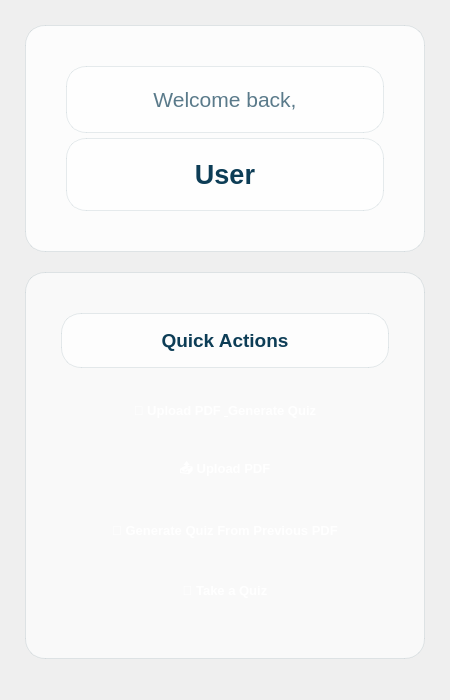
<?xml version="1.0" encoding="UTF-8"?>
<ui version="4.0">
 <class>HomePage</class>
 <widget class="QDialog" name="HomePage">
  <property name="geometry">
   <rect>
    <x>0</x>
    <y>0</y>
    <width>450</width>
    <height>700</height>
   </rect>
  </property>
  <property name="minimumSize">
   <size>
    <width>450</width>
    <height>700</height>
   </size>
  </property>
  <property name="maximumSize">
   <size>
    <width>450</width>
    <height>700</height>
   </size>
  </property>
  <property name="windowTitle">
   <string>Quiz App</string>
  </property>
  <property name="styleSheet">
   <string notr="true">QDialog {
  background: qlineargradient(x1:0, y1:0, x2:0, y2:1,
                              stop:0 #F0F8FF, stop:1 #DFF1FF);
  font-family: 'Segoe UI', Arial, sans-serif;
}
QLabel {
  color: #0D3D56;
}
QPushButton {
  background: qlineargradient(x1:0, y1:0, x2:0, y2:1,
                              stop:0 #4C9CC0, stop:1 #0D3D56);
  color: white;
  border: none;
  border-radius: 12px;
  padding: 12px 20px;
  font-weight: bold;
  font-size: 12px;
  text-align: center;
}
QPushButton:hover {
  background: qlineargradient(x1:0, y1:0, x2:0, y2:1,
                              stop:0 #5FAECE, stop:1 #327A9F);
  transform: translateY(-2px);
}
QPushButton:pressed {
  background: qlineargradient(x1:0, y1:0, x2:0, y2:1,
                              stop:0 #0D3D56, stop:1 #0A2D40);
  transform: translateY(0px);
}
.card-container {
  background: rgba(255, 255, 255, 0.7);
  border-radius: 16px;
  padding: 20px;
  margin: 10px;
  border: 1px solid rgba(13, 61, 86, 0.1);
}</string>
  </property>
  <widget class="QWidget" name="verticalLayoutWidget_Main">
   <property name="geometry">
    <rect>
     <x>25</x>
     <y>25</y>
     <width>400</width>
     <height>897</height>
    </rect>
   </property>
   <layout class="QVBoxLayout" name="mainLayout">
    <property name="spacing">
     <number>20</number>
    </property>
    <property name="leftMargin">
     <number>0</number>
    </property>
    <property name="topMargin">
     <number>0</number>
    </property>
    <property name="rightMargin">
     <number>0</number>
    </property>
    <property name="bottomMargin">
     <number>0</number>
    </property>
    <item>
     <widget class="QFrame" name="headerFrame">
      <property name="styleSheet">
       <string notr="true">QFrame {
  background: rgba(255, 255, 255, 0.8);
  border-radius: 20px;
  padding: 20px;
  border: 1px solid rgba(13, 61, 86, 0.1);
}</string>
      </property>
      <property name="frameShape">
       <enum>QFrame::Shape::StyledPanel</enum>
      </property>
      <layout class="QVBoxLayout" name="headerLayout">
       <property name="spacing">
        <number>15</number>
       </property>
       <property name="leftMargin">
        <number>20</number>
       </property>
       <property name="topMargin">
        <number>20</number>
       </property>
       <property name="rightMargin">
        <number>20</number>
       </property>
       <property name="bottomMargin">
        <number>20</number>
       </property>
       <item>
        <layout class="QVBoxLayout" name="welcomeContainerLayout">
         <property name="spacing">
          <number>5</number>
         </property>
         <item>
          <widget class="QLabel" name="welcomeLabel">
           <property name="font">
            <font>
             <family>Segoe UI</family>
             <pointsize>16</pointsize>
             <bold>false</bold>
            </font>
           </property>
           <property name="styleSheet">
            <string notr="true">color: #5A7A8A; font-weight: 400;</string>
           </property>
           <property name="text">
            <string>Welcome back,</string>
           </property>
           <property name="alignment">
            <set>Qt::AlignmentFlag::AlignCenter</set>
           </property>
          </widget>
         </item>
         <item>
          <widget class="QLabel" name="UsernameTitle">
           <property name="font">
            <font>
             <family>Segoe UI</family>
             <pointsize>20</pointsize>
             <bold>true</bold>
            </font>
           </property>
           <property name="styleSheet">
            <string notr="true">color: #0D3D56; font-weight: 700;</string>
           </property>
           <property name="text">
            <string>User</string>
           </property>
           <property name="alignment">
            <set>Qt::AlignmentFlag::AlignCenter</set>
           </property>
          </widget>
         </item>
        </layout>
       </item>
      </layout>
     </widget>
    </item>
    <item>
     <widget class="QFrame" name="actionsFrame">
      <property name="styleSheet">
       <string notr="true">QFrame {
  background: rgba(255, 255, 255, 0.6);
  border-radius: 20px;
  padding: 15px;
  border: 1px solid rgba(13, 61, 86, 0.1);
}</string>
      </property>
      <property name="frameShape">
       <enum>QFrame::Shape::StyledPanel</enum>
      </property>
      <layout class="QVBoxLayout" name="actionsLayout">
       <property name="spacing">
        <number>5</number>
       </property>
       <property name="leftMargin">
        <number>20</number>
       </property>
       <property name="topMargin">
        <number>25</number>
       </property>
       <property name="rightMargin">
        <number>20</number>
       </property>
       <property name="bottomMargin">
        <number>25</number>
       </property>
       <item>
        <widget class="QLabel" name="actionsLabel">
         <property name="font">
          <font>
           <family>Segoe UI</family>
           <pointsize>14</pointsize>
           <bold>true</bold>
          </font>
         </property>
         <property name="styleSheet">
          <string notr="true">color: #0D3D56; margin-bottom: 10px;</string>
         </property>
         <property name="text">
          <string>Quick Actions</string>
         </property>
         <property name="alignment">
          <set>Qt::AlignmentFlag::AlignCenter</set>
         </property>
        </widget>
       </item>
       <item>
        <widget class="QPushButton" name="UploadAndGenerateButton">
         <property name="minimumSize">
          <size>
           <width>0</width>
           <height>55</height>
          </size>
         </property>
         <property name="font">
          <font>
           <family>Segoe UI</family>
           <pointsize>-1</pointsize>
           <bold>true</bold>
          </font>
         </property>
         <property name="styleSheet">
          <string notr="true">QPushButton {
  background: qlineargradient(x1:0, y1:0, x2:0, y2:1,
                             stop:0 #5FAECE, stop:1 #327A9F);
  border-radius: 15px;
  padding: 15px 25px;
  font-size: 13px;
  font-weight: bold;
}
QPushButton:hover {
  background: qlineargradient(x1:0, y1:0, x2:0, y2:1,
                             stop:0 #6BB8D6, stop:1 #3A89AD);
  box-shadow: 0 4px 8px rgba(0,0,0,0.1);
}</string>
         </property>
         <property name="text">
          <string>📄 Upload PDF &amp; Generate Quiz</string>
         </property>
        </widget>
       </item>
       <item>
        <widget class="QPushButton" name="UploadButton">
         <property name="minimumSize">
          <size>
           <width>0</width>
           <height>55</height>
          </size>
         </property>
         <property name="font">
          <font>
           <family>Segoe UI</family>
           <pointsize>-1</pointsize>
           <bold>true</bold>
          </font>
         </property>
         <property name="styleSheet">
          <string notr="true">QPushButton {
  background: qlineargradient(x1:0, y1:0, x2:0, y2:1,
                             stop:0 #4C9CC0, stop:1 #1F5275);
  border-radius: 15px;
  padding: 15px 25px;
  font-size: 13px;
  font-weight: bold;
}
QPushButton:hover {
  background: qlineargradient(x1:0, y1:0, x2:0, y2:1,
                             stop:0 #5FAECE, stop:1 #286E94);
  box-shadow: 0 4px 8px rgba(0,0,0,0.1);
}</string>
         </property>
         <property name="text">
          <string>📤 Upload PDF</string>
         </property>
        </widget>
       </item>
       <item>
        <widget class="QPushButton" name="GenerateFromOldButton">
         <property name="minimumSize">
          <size>
           <width>0</width>
           <height>55</height>
          </size>
         </property>
         <property name="font">
          <font>
           <family>Segoe UI</family>
           <pointsize>-1</pointsize>
           <bold>true</bold>
          </font>
         </property>
         <property name="styleSheet">
          <string notr="true">QPushButton {
  background: qlineargradient(x1:0, y1:0, x2:0, y2:1,
                             stop:0 #3A89AD, stop:1 #0D3D56);
  border-radius: 15px;
  padding: 15px 25px;
  font-size: 13px;
  font-weight: bold;
}
QPushButton:hover {
  background: qlineargradient(x1:0, y1:0, x2:0, y2:1,
                             stop:0 #4C9CC0, stop:1 #1A4A63);
  box-shadow: 0 4px 8px rgba(0,0,0,0.1);
}</string>
         </property>
         <property name="text">
          <string>🔄 Generate Quiz From Previous PDF</string>
         </property>
        </widget>
       </item>
       <item>
        <widget class="QPushButton" name="PassQuizButton">
         <property name="minimumSize">
          <size>
           <width>0</width>
           <height>55</height>
          </size>
         </property>
         <property name="font">
          <font>
           <family>Segoe UI</family>
           <pointsize>-1</pointsize>
           <bold>true</bold>
          </font>
         </property>
         <property name="styleSheet">
          <string notr="true">QPushButton {
  background: qlineargradient(x1:0, y1:0, x2:0, y2:1,
                             stop:0 #286E94, stop:1 #0A2D40);
  border-radius: 15px;
  padding: 15px 25px;
  font-size: 13px;
  font-weight: bold;
}
QPushButton:hover {
  background: qlineargradient(x1:0, y1:0, x2:0, y2:1,
                             stop:0 #327A9F, stop:1 #0D3D56);
  box-shadow: 0 4px 8px rgba(0,0,0,0.1);
}</string>
         </property>
         <property name="text">
          <string>🎯 Take a Quiz</string>
         </property>
        </widget>
       </item>
      </layout>
     </widget>
    </item>
    <item>
     <spacer name="bottomSpacer">
      <property name="orientation">
       <enum>Qt::Orientation::Vertical</enum>
      </property>
      <property name="sizeHint" stdset="0">
       <size>
        <width>20</width>
        <height>40</height>
       </size>
      </property>
     </spacer>
    </item>
   </layout>
  </widget>
 </widget>
 <resources/>
 <connections/>
</ui>
